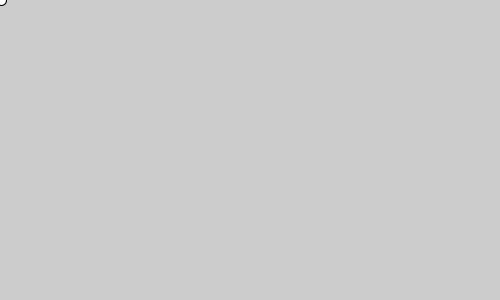
Frame 1 (no input)
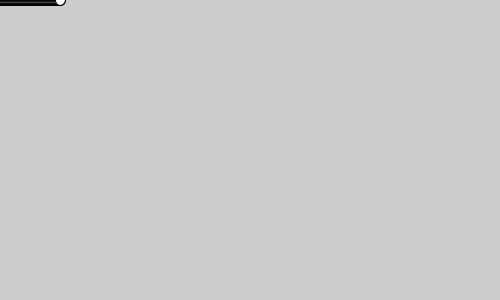
Frame 60 (the mouse pressed at the canvas centre just before this capture)
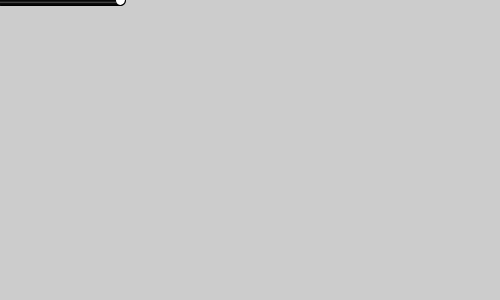
Frame 120 (the mouse held since frame 60 and released just before this capture)

The Processing sketch that drew these frames (run headless with seeded random() and noise(); from frame 60 on, the mouse is pressed at the canvas centre):

// Processing sketch: processing_107655
// ── processing_107655.pde

int px; // posición en x
int py; // posición en y
float vx =random(0.5,2); // velocidad en x (aleatoria)
float vy =random(0.5,2);// velocidad en x (aleatoria)
void setup() { 
size(500,300);
}

void draw() { 
  px+=vx; //variacion de la posicion segun la velocidad
  py+=vy;
  if(px>width||px<0){ // cuando la bola llega al borde
  vx=vx*-1; // cambie la direccion 
  }
  if(py>height||py<0){
  vy=vy*-1;
  }
 ellipse(px,py,10,10);

}
